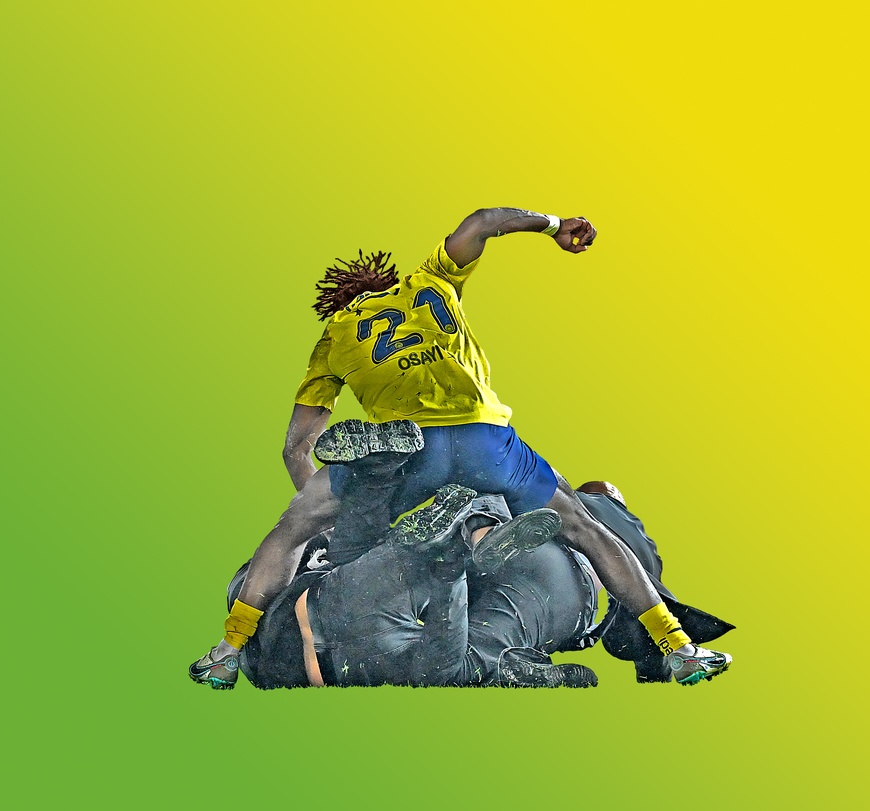
#> input picture 1- Temel OpenCv İşlemleri/Osayi.jpg, 870 x 811 px, shrunk from 2984 x 2780 before the run
$ python '4- Pixel Read Write.py'
#> lines starting #> are read from the running program, lines starting #| are printed output that depends on the picture
import cv2 as cv

path = "Osayi.jpg"

img = cv.imread(path)
#> img is the input picture: shape (811, 870, 3); mean B, G, R 46, 181.8, 163.2
cv.namedWindow("colored",cv.WINDOW_AUTOSIZE)
cv.imshow("colored", img)
cv.waitKey(1)

h,w,ch = img.shape
#> h = 811; w = 870; ch = 3
print("h,w,ch",h,w,ch)
#| h,w,ch 811 870 3

for row in range(h):
    for col in range(w):
        b,g,r = img[row,col]
        b = 255- b
        g = 255- g
        r = 255- r
        img[row,col] = (b,g,r)
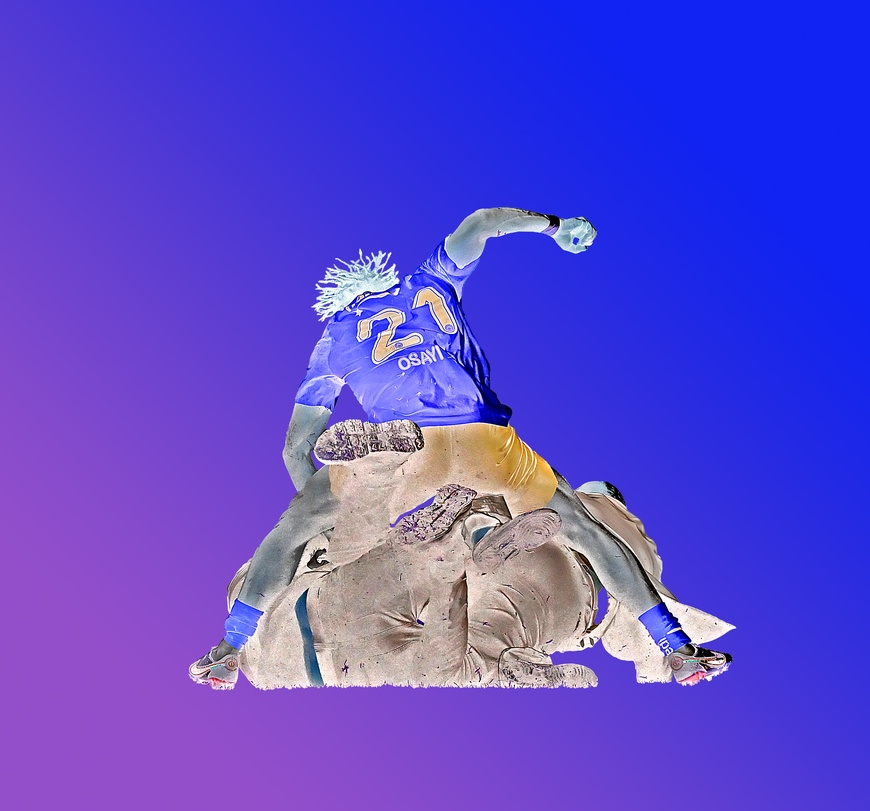
#> img: shape (811, 870, 3); mean B, G, R 209, 73.2, 91.8

cv.imshow("output", img)
cv.waitKey(1)
